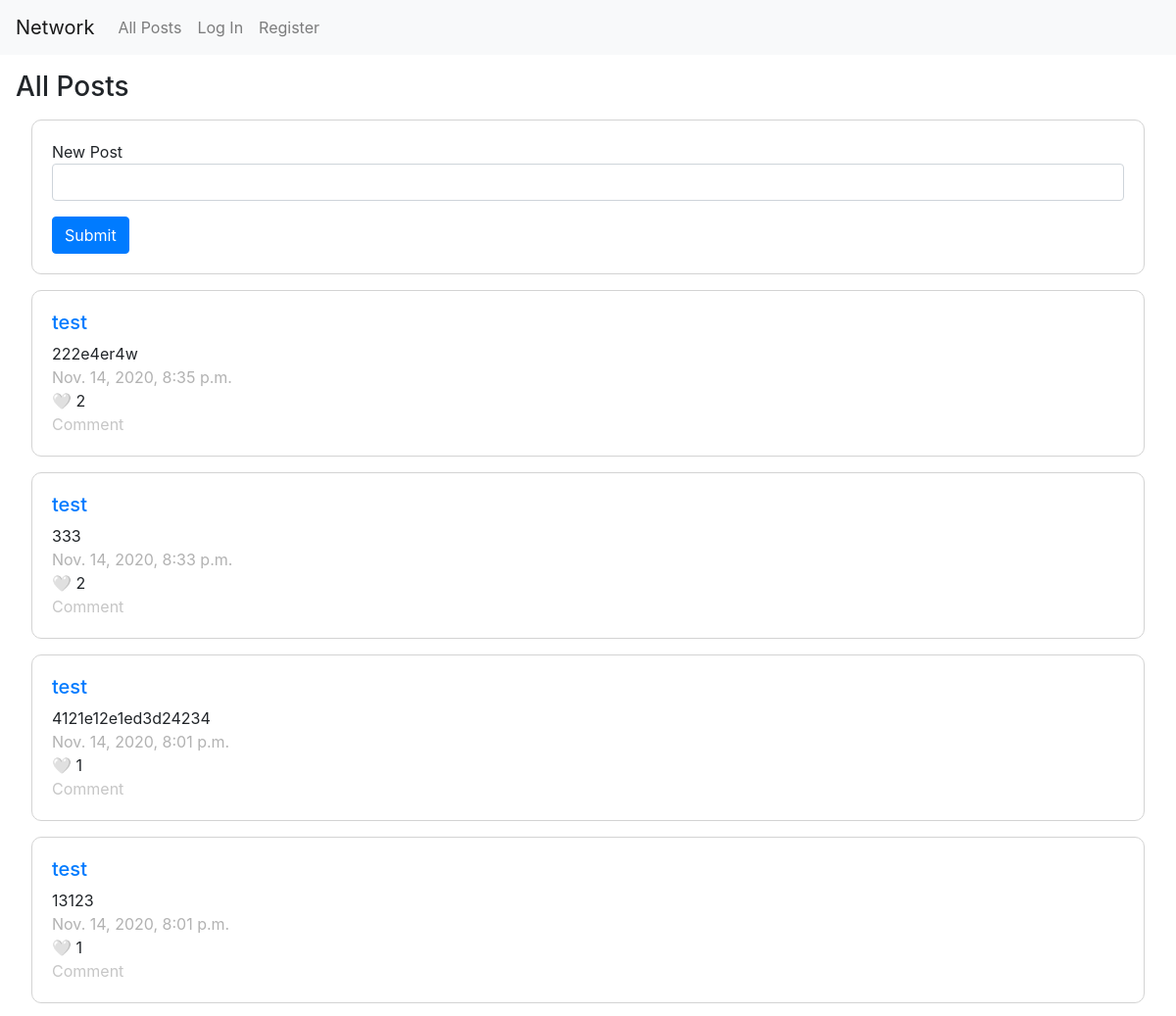
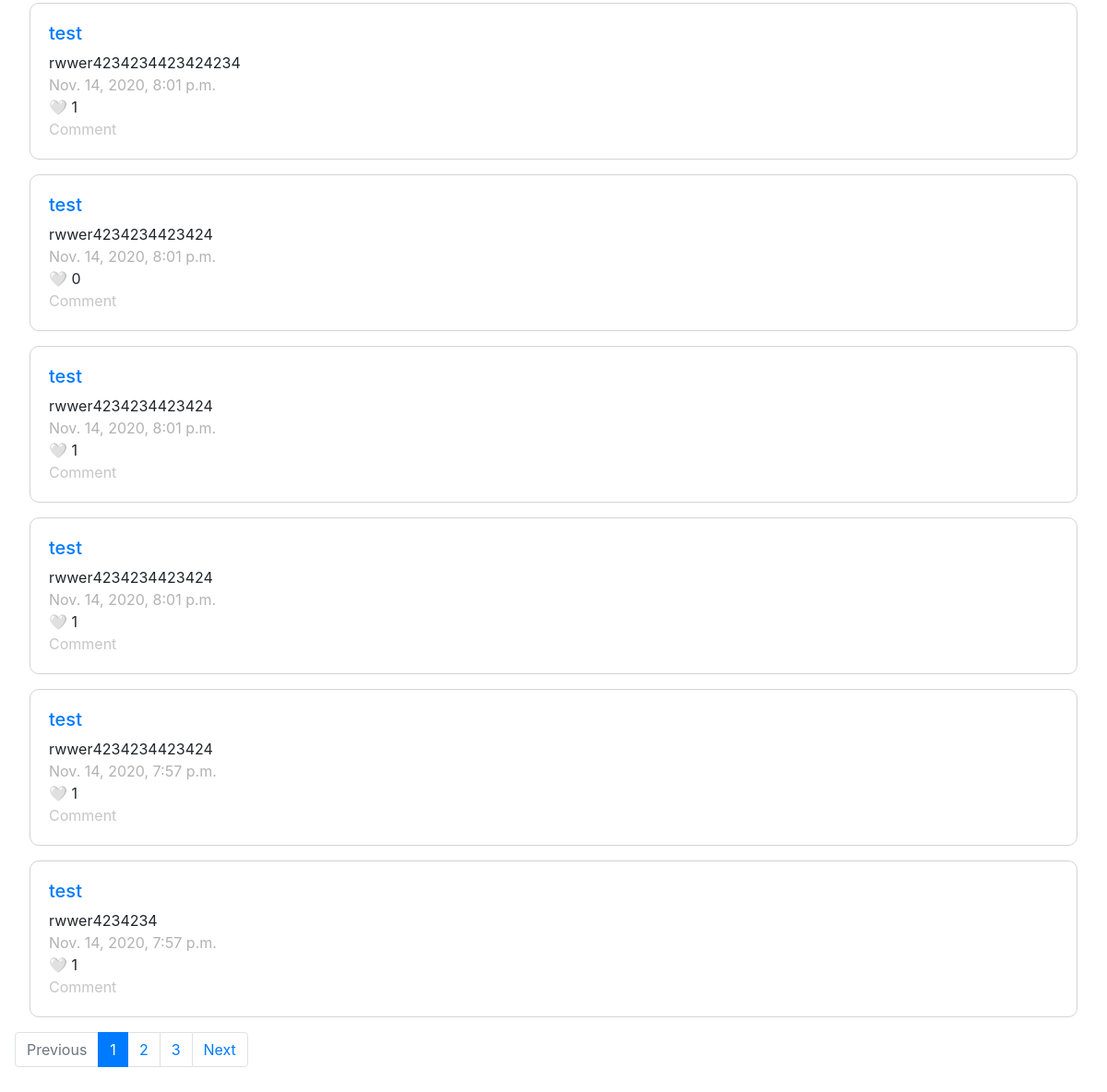
Before: / with the older database file (2 pictures, top to bottom).
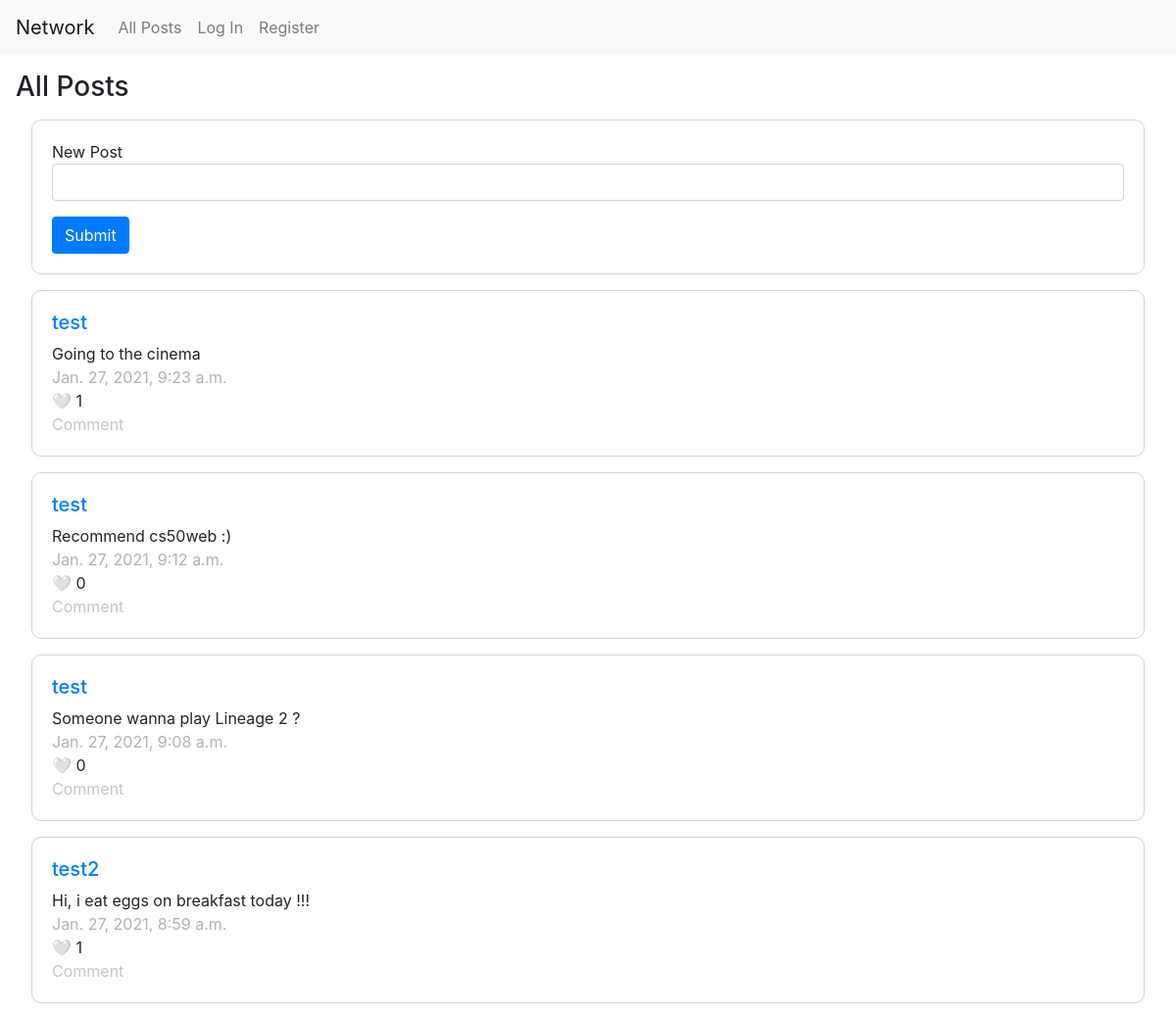
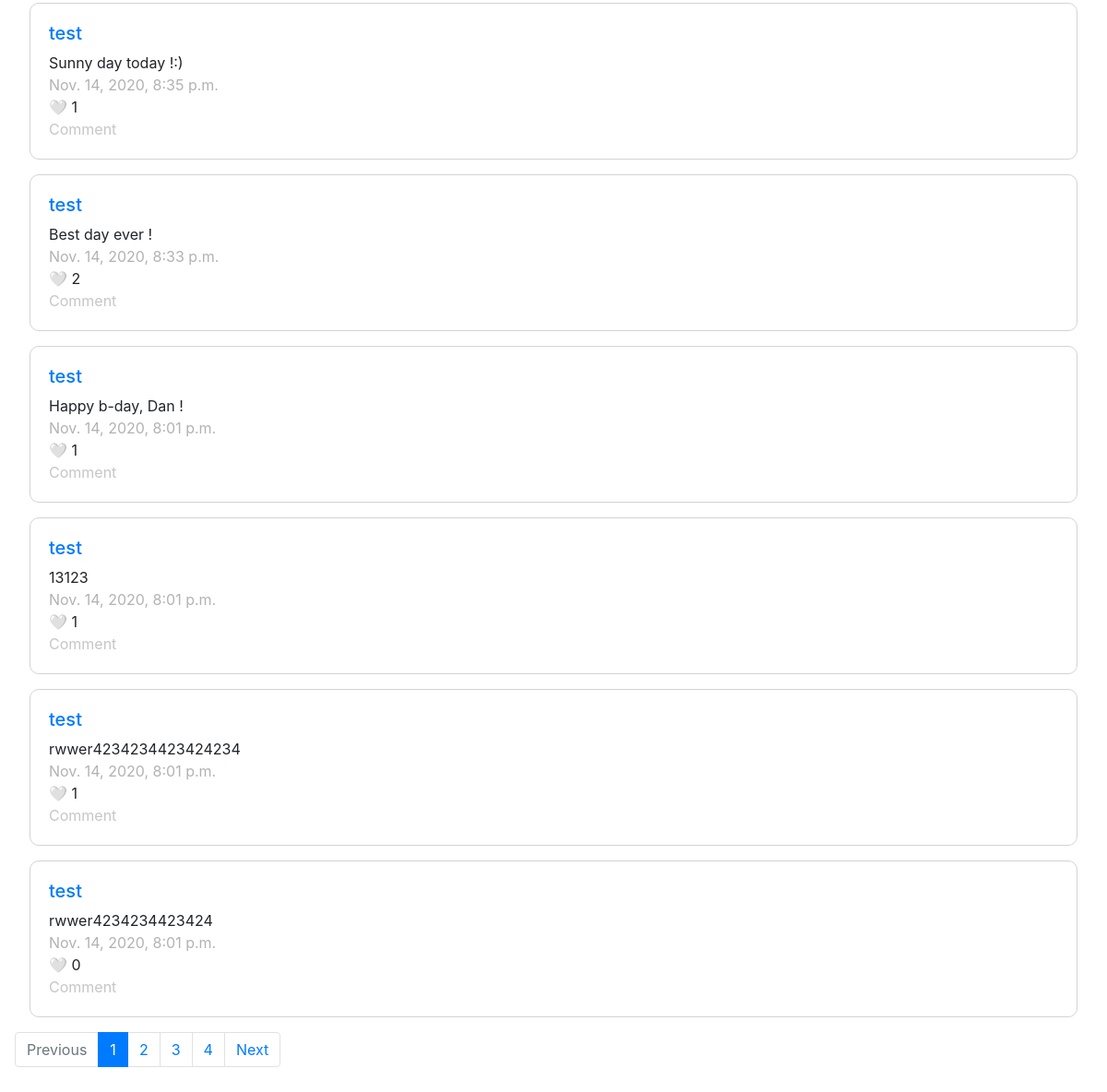
After: the same page with the newer database file (2 pictures, top to bottom).
### network/models.py (models this page shows, shortened)
class Post(models.Model):
    user = models.ForeignKey("User", on_delete=models.CASCADE, related_name="user")
    text = models.CharField(max_length=255)
    likes = models.ManyToManyField('User', blank=True, related_name='likes')
    timestamp = models.DateTimeField(auto_now_add=True)

class User(AbstractUser):
    pass

### network/views.py (the view)
# urls.py: path("", views.index, name="index"),
def index(request):
    posts = post_paginator(request, all)
    return render(request, 'network/index.html', { 'posts': posts })

### network/views.py (called while the page is built)
def post_paginator(request, username):
    if User.objects.filter(username=username).exists():
        user = User.objects.get(username=username)
        posts = Post.objects.filter(user=user)
    else:
        posts = Post.objects.all()
    posts = posts.order_by("-timestamp")
    page = request.GET.get('page', 1)
    paginator = Paginator(posts, 10)
    try:
        posts = paginator.page(page)
    except PageNotAnInteger:
        posts = paginator.page(1)
    except EmptyPage:
        posts = paginator.page(paginator.num_pages)
    return posts

### network/templates/network/index.html (shortened to what this page needs)
{% extends "network/layout.html" %}
{% load static %}
{% block body %}
    <div>
        <h3>All Posts</h3>
        <form class='card-body' method="post">
            <div class="form-group">
                New Post
                <input id='post-text' class='form-control'>
            </div>
            <input onclick='create_post()' type="submit" class="btn btn-primary">
        </form>
    </div>
    {% for post in posts %}
    <div id='{{post.id}}' class="card-body post">
        <h5><a href="/profile/{{post.user}}">{{post.user}}</a></h5>
        <span id='edit_text' style="display: block">{{post.text}}</span>
        <span style='color:#b2b2b2'>{{post.timestamp}}</span>
        {% if request.user in post.likes.all %}
        	<div class='like'>❤️ {{post.likes.all.count}}</div>
        {% else %}
          <div class='like'>🤍 {{post.likes.all.count}}</div>
        {% endif %}
        <a style='color:#c6c6c6'>Comment</a>
    </div>
    {% endfor %}
{% if posts.has_other_pages %}
  <ul class="pagination">
    {% if posts.has_previous %}
      <li class="page-item"><a class="page-link" href="?page={{ posts.previous_page_number }}">Previous</a></li>
    {% else %}
      <li class="page-item disabled">
        <span class="page-link" href="#" tabindex="-1" aria-disabled="true">Previous</span>
      </li>
    {% endif %}
    {% for i in posts.paginator.page_range %}
      {% if posts.number == i %}
        <li class="page-item active" aria-current="page">
        <a class="page-link" href="#">{{ i }} <span class="sr-only">(current)</span></a>
      {% else %}
        <li class="page-item"><a class="page-link" href="?page={{ i }}">{{ i }}</a></li>
      {% endif %}
    {% endfor %}
    {% if posts.has_next %}
      <li class="page-item"><a class="page-link" href="?page={{ posts.next_page_number }}">Next</a></li>
    {% else %}
      <li class="page-item disabled">
        <span class="page-link" href="#" tabindex="-1" aria-disabled="true">Next</span>
      </li>
    {% endif %}
  </ul>
{% endif %}
{% endblock %}

Changed rows visible on the page:
no longer on this page (row unchanged): Post: user "test", text "rwwer4234234423424", timestamp "Nov. 14, 2020, 8:01 p.m.", likes.all.count "1"
no longer on this page (row unchanged): Post: user "test", text "rwwer4234234423424", timestamp "Nov. 14, 2020, 8:01 p.m.", likes.all.count "1"
no longer on this page (row unchanged): Post: user "test", text "rwwer4234234423424", timestamp "Nov. 14, 2020, 7:57 p.m.", likes.all.count "1"
no longer on this page (row unchanged): Post: user "test", text "rwwer4234234", timestamp "Nov. 14, 2020, 7:57 p.m.", likes.all.count "1"
added Post: user "test", text "Going to the cinema", timestamp "Jan. 27, 2021, 9:23 a.m.", likes.all.count "1"
added Post: user "test", text "Recommend cs50web :)", timestamp "Jan. 27, 2021, 9:12 a.m.", likes.all.count "0"
added Post: user "test", text "Someone wanna play Lineage 2 ?", timestamp "Jan. 27, 2021, 9:08 a.m.", likes.all.count "0"
added Post: user "test2", text "Hi, i eat eggs on breakfast today !!!", timestamp "Jan. 27, 2021, 8:59 a.m.", likes.all.count "1"
changed Post: text "222e4er4w" → "Sunny day today !:)"; likes.all.count "2" → "1"
changed Post: text "333" → "Best day ever !"
changed Post: text "4121e12e1ed3d24234" → "Happy b-day, Dan !"
Other visible differences:
new list line: "4"
